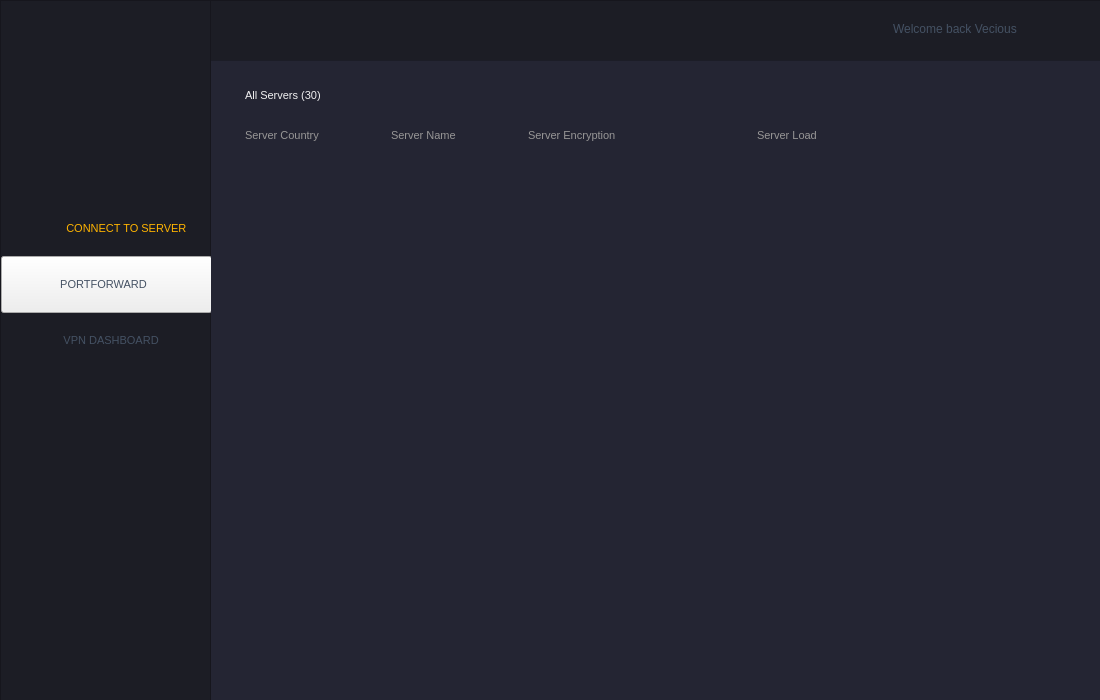
<?xml version="1.0" encoding="UTF-8"?>
<ui version="4.0">
 <class>ConnectPage</class>
 <widget class="QWidget" name="ConnectPage">
  <property name="geometry">
   <rect>
    <x>0</x>
    <y>0</y>
    <width>1100</width>
    <height>700</height>
   </rect>
  </property>
  <property name="windowTitle">
   <string>Form</string>
  </property>
  <widget class="QFrame" name="frame_3">
   <property name="geometry">
    <rect>
     <x>210</x>
     <y>0</y>
     <width>891</width>
     <height>61</height>
    </rect>
   </property>
   <property name="styleSheet">
    <string notr="true">QFrame
{
background-color:#1c1d25;
}</string>
   </property>
   <property name="frameShape">
    <enum>QFrame::StyledPanel</enum>
   </property>
   <property name="frameShadow">
    <enum>QFrame::Raised</enum>
   </property>
   <widget class="QLabel" name="facelabel">
    <property name="geometry">
     <rect>
      <x>830</x>
      <y>14</y>
      <width>31</width>
      <height>31</height>
     </rect>
    </property>
    <property name="styleSheet">
     <string notr="true">QLabel
{
image: url(:/resources/img/usermain.PNG);
}</string>
    </property>
    <property name="text">
     <string/>
    </property>
   </widget>
   <widget class="QLabel" name="welclabel">
    <property name="geometry">
     <rect>
      <x>683</x>
      <y>13</y>
      <width>141</width>
      <height>31</height>
     </rect>
    </property>
    <property name="font">
     <font>
      <pointsize>9</pointsize>
     </font>
    </property>
    <property name="styleSheet">
     <string notr="true">QLabel
{
color:#445163;

}</string>
    </property>
    <property name="text">
     <string>Welcome back Vecious</string>
    </property>
   </widget>
  </widget>
  <widget class="QFrame" name="frame">
   <property name="geometry">
    <rect>
     <x>210</x>
     <y>60</y>
     <width>891</width>
     <height>641</height>
    </rect>
   </property>
   <property name="styleSheet">
    <string notr="true">QFrame
{
background-color:#242533;
}</string>
   </property>
   <property name="frameShape">
    <enum>QFrame::StyledPanel</enum>
   </property>
   <property name="frameShadow">
    <enum>QFrame::Raised</enum>
   </property>
   <widget class="QWidget" name="verticalLayoutWidget">
    <property name="geometry">
     <rect>
      <x>-10</x>
      <y>100</y>
      <width>901</width>
      <height>541</height>
     </rect>
    </property>
    <layout class="QVBoxLayout" name="verticalLayout">
     <item>
      <widget class="QListWidget" name="listWidget">
       <property name="styleSheet">
        <string notr="true">QListWidget
{
background-color:#242533;
border:#242533;
}</string>
       </property>
      </widget>
     </item>
    </layout>
   </widget>
   <widget class="QComboBox" name="portcombo">
    <property name="geometry">
     <rect>
      <x>30</x>
      <y>20</y>
      <width>121</width>
      <height>31</height>
     </rect>
    </property>
    <property name="font">
     <font>
      <pointsize>8</pointsize>
      <weight>50</weight>
      <bold>false</bold>
     </font>
    </property>
    <property name="autoFillBackground">
     <bool>false</bool>
    </property>
    <property name="styleSheet">
     <string notr="true">QComboBox
{
background-color:#242533;

color:#f0f0f1;
border:#242533;


}
QComboBox::drop-down {border-width: 0px;}
QComboBox::down-arrow 
{image: url(:/resources/img/combo1.PNG);
 padding-right:10px;
}</string>
    </property>
    <property name="editable">
     <bool>false</bool>
    </property>
    <property name="currentText">
     <string>All Servers (30)</string>
    </property>
    <property name="insertPolicy">
     <enum>QComboBox::InsertAtBottom</enum>
    </property>
    <property name="iconSize">
     <size>
      <width>16</width>
      <height>16</height>
     </size>
    </property>
    <property name="duplicatesEnabled">
     <bool>false</bool>
    </property>
    <item>
     <property name="text">
      <string>All Servers (30)</string>
     </property>
    </item>
   </widget>
   <widget class="QComboBox" name="portcombo_2">
    <property name="geometry">
     <rect>
      <x>30</x>
      <y>60</y>
      <width>111</width>
      <height>31</height>
     </rect>
    </property>
    <property name="font">
     <font>
      <pointsize>8</pointsize>
      <weight>50</weight>
      <bold>false</bold>
     </font>
    </property>
    <property name="autoFillBackground">
     <bool>false</bool>
    </property>
    <property name="styleSheet">
     <string notr="true">QComboBox
{
background-color:#242533;
color:#979696;
border:#242533;



}
QComboBox::drop-down {border-width: 0px;}
QComboBox::down-arrow 
{image: url(:/resources/img/listicon.PNG);
 padding-right:2px;
}</string>
    </property>
    <property name="editable">
     <bool>false</bool>
    </property>
    <property name="currentText">
     <string>Server Country</string>
    </property>
    <property name="insertPolicy">
     <enum>QComboBox::InsertAtBottom</enum>
    </property>
    <property name="iconSize">
     <size>
      <width>16</width>
      <height>16</height>
     </size>
    </property>
    <property name="duplicatesEnabled">
     <bool>false</bool>
    </property>
    <item>
     <property name="text">
      <string>Server Country</string>
     </property>
    </item>
   </widget>
   <widget class="QComboBox" name="portcombo_3">
    <property name="geometry">
     <rect>
      <x>176</x>
      <y>60</y>
      <width>101</width>
      <height>31</height>
     </rect>
    </property>
    <property name="font">
     <font>
      <pointsize>8</pointsize>
      <weight>50</weight>
      <bold>false</bold>
     </font>
    </property>
    <property name="autoFillBackground">
     <bool>false</bool>
    </property>
    <property name="styleSheet">
     <string notr="true">QComboBox
{
background-color:#242533;
color:#979696;
border:#242533;


}
QComboBox::drop-down {border-width: 0px;}
QComboBox::down-arrow 
{image: url(:/resources/img/listicon.PNG);
 padding-right:2px;
}</string>
    </property>
    <property name="editable">
     <bool>false</bool>
    </property>
    <property name="currentText">
     <string>Server Name</string>
    </property>
    <property name="insertPolicy">
     <enum>QComboBox::InsertAtBottom</enum>
    </property>
    <property name="iconSize">
     <size>
      <width>16</width>
      <height>16</height>
     </size>
    </property>
    <property name="duplicatesEnabled">
     <bool>false</bool>
    </property>
    <item>
     <property name="text">
      <string>Server Name</string>
     </property>
    </item>
   </widget>
   <widget class="QComboBox" name="portcombo_4">
    <property name="geometry">
     <rect>
      <x>313</x>
      <y>60</y>
      <width>121</width>
      <height>31</height>
     </rect>
    </property>
    <property name="font">
     <font>
      <pointsize>8</pointsize>
      <weight>50</weight>
      <bold>false</bold>
     </font>
    </property>
    <property name="autoFillBackground">
     <bool>false</bool>
    </property>
    <property name="styleSheet">
     <string notr="true">QComboBox
{
background-color:#242533;
color:#979696;
border:#242533;


}
QComboBox::drop-down {border-width: 0px;}
QComboBox::down-arrow 
{image: url(:/resources/img/listicon.PNG);
 padding-right:0px;
}</string>
    </property>
    <property name="editable">
     <bool>false</bool>
    </property>
    <property name="currentText">
     <string>Server Encryption</string>
    </property>
    <property name="insertPolicy">
     <enum>QComboBox::InsertAtBottom</enum>
    </property>
    <property name="iconSize">
     <size>
      <width>16</width>
      <height>16</height>
     </size>
    </property>
    <property name="duplicatesEnabled">
     <bool>false</bool>
    </property>
    <item>
     <property name="text">
      <string>Server Encryption</string>
     </property>
    </item>
   </widget>
   <widget class="QComboBox" name="portcombo_5">
    <property name="geometry">
     <rect>
      <x>542</x>
      <y>65</y>
      <width>91</width>
      <height>21</height>
     </rect>
    </property>
    <property name="font">
     <font>
      <pointsize>8</pointsize>
      <weight>50</weight>
      <bold>false</bold>
     </font>
    </property>
    <property name="autoFillBackground">
     <bool>false</bool>
    </property>
    <property name="styleSheet">
     <string notr="true">QComboBox
{
background-color:#242533;
color:#979696;
border:#242533;


}
QComboBox::drop-down {border-width: 0px;}
QComboBox::down-arrow 
{image: url(:/resources/img/listicon.PNG);
 padding-right:7px;
}</string>
    </property>
    <property name="editable">
     <bool>false</bool>
    </property>
    <property name="currentText">
     <string>Server Load</string>
    </property>
    <property name="insertPolicy">
     <enum>QComboBox::InsertAtBottom</enum>
    </property>
    <property name="iconSize">
     <size>
      <width>16</width>
      <height>16</height>
     </size>
    </property>
    <property name="duplicatesEnabled">
     <bool>false</bool>
    </property>
    <item>
     <property name="text">
      <string>Server Load</string>
     </property>
    </item>
   </widget>
  </widget>
  <widget class="QFrame" name="frame_2">
   <property name="geometry">
    <rect>
     <x>0</x>
     <y>0</y>
     <width>211</width>
     <height>701</height>
    </rect>
   </property>
   <property name="styleSheet">
    <string notr="true">QFrame
{
background-color:#1c1d25;
}</string>
   </property>
   <property name="frameShape">
    <enum>QFrame::StyledPanel</enum>
   </property>
   <property name="frameShadow">
    <enum>QFrame::Raised</enum>
   </property>
   <widget class="QLabel" name="Logolabel">
    <property name="geometry">
     <rect>
      <x>56</x>
      <y>30</y>
      <width>101</width>
      <height>101</height>
     </rect>
    </property>
    <property name="styleSheet">
     <string notr="true">QLabel
{
image: url(:/resources/img/logo1.png);
}</string>
    </property>
    <property name="text">
     <string/>
    </property>
   </widget>
   <widget class="QLabel" name="connlabel">
    <property name="geometry">
     <rect>
      <x>11</x>
      <y>215</y>
      <width>41</width>
      <height>29</height>
     </rect>
    </property>
    <property name="styleSheet">
     <string notr="true">QLabel
{
image: url(:/resources/img/conn2.PNG);
}</string>
    </property>
    <property name="text">
     <string/>
    </property>
   </widget>
   <widget class="QLabel" name="portlabel">
    <property name="geometry">
     <rect>
      <x>9</x>
      <y>270</y>
      <width>41</width>
      <height>29</height>
     </rect>
    </property>
    <property name="styleSheet">
     <string notr="true">QLabel
{
image: url(:/resources/img/port1.PNG);
}</string>
    </property>
    <property name="text">
     <string/>
    </property>
   </widget>
   <widget class="QLabel" name="dashlabel">
    <property name="geometry">
     <rect>
      <x>12</x>
      <y>327</y>
      <width>41</width>
      <height>29</height>
     </rect>
    </property>
    <property name="styleSheet">
     <string notr="true">QLabel
{
image: url(:/resources/img/dash1.PNG);
}</string>
    </property>
    <property name="text">
     <string/>
    </property>
   </widget>
   <widget class="QPushButton" name="pushButton_2">
    <property name="geometry">
     <rect>
      <x>1</x>
      <y>200</y>
      <width>211</width>
      <height>57</height>
     </rect>
    </property>
    <property name="font">
     <font>
      <pointsize>8</pointsize>
     </font>
    </property>
    <property name="styleSheet">
     <string notr="true">QPushButton
{
color:#ffb400;
border:0px solid #000000;
}</string>
    </property>
    <property name="text">
     <string>             CONNECT TO SERVER</string>
    </property>
   </widget>
   <widget class="QPushButton" name="ToPort">
    <property name="geometry">
     <rect>
      <x>1</x>
      <y>256</y>
      <width>211</width>
      <height>57</height>
     </rect>
    </property>
    <property name="font">
     <font>
      <pointsize>8</pointsize>
     </font>
    </property>
    <property name="styleSheet">
     <string notr="true">QPushButton
{
color:#445163;
border:0.1em solid #151515;
}</string>
    </property>
    <property name="text">
     <string>PORTFORWARD  </string>
    </property>
   </widget>
   <widget class="QPushButton" name="pushButton_4">
    <property name="geometry">
     <rect>
      <x>1</x>
      <y>312</y>
      <width>211</width>
      <height>57</height>
     </rect>
    </property>
    <property name="font">
     <font>
      <pointsize>8</pointsize>
     </font>
    </property>
    <property name="styleSheet">
     <string notr="true">QPushButton
{
color:#445163;
border:0px solid #000000;
}</string>
    </property>
    <property name="text">
     <string>   VPN DASHBOARD</string>
    </property>
   </widget>
  </widget>
 </widget>
 <resources/>
 <connections/>
</ui>
